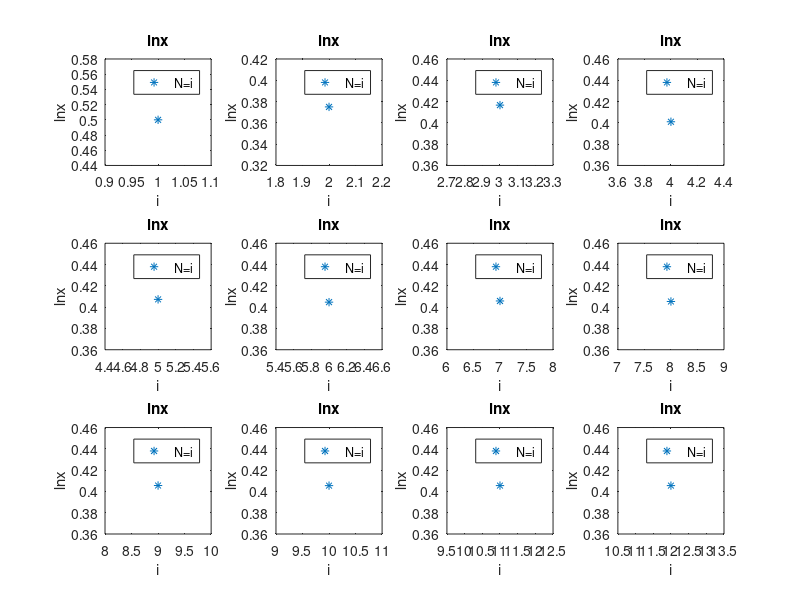

MATLAB code to generate this figure:
%% Q1
clear
clc
t=0:.05:10;
y1=(sin(t)).*exp(-2.*t);
y2=cos(t).*exp(-0.5.*t);
plot(t,y1,"*")
hold on
plot(t,y2,"o")
title('y(t)=sin(t)e^{2t} vs y(t)=cos(t)e^{-0.5t}')
xlabel('t values')
ylabel('y(t)')
legend('sin(t)e^{-2t}','cos(t)e^{-0.5t}')
%% Q2
clear 
clc
n=0;
k=0;
while k<10
    if n^2>3000
        fprintf('%d\n ',n^2)
        k=k+1;

    end
    n=n+1;
end
% 3025
% 3136
% 3249
% 3364
% 3481
% 3600
% 3721
% 3844
% 3969
% 4096
%% Q3
clear 
clc
g=@(x) cos(x);

p0=0;
TOL=10^(-5);
N0=100;
i=1;
while i<=N0
    p=g(p0);
    plot(i,p,'.')
    hold on
   
    if abs(p-p0)<TOL
        fprintf('the procedure was successful: root is:%f \n',p)
        break
    end
    i=i+1;
    p0=p;
    if i==N0
        fprintf('the method failed after %d interations, the procedure was unsuccessful.\n ',i)
    end

end
title('the approximation of the root')
xlabel('the number of interation')
ylabel('the approximated value')

% the procedure was successful: root is:0.739082 



%% Q4
clear 
clc
n=1;
p=0;
x=1.5;
while true
    p=0;
    
    for i=1:n
    p=p+(-1)^(i+1)/i*(x-1)^i;
    subplot(3,4,i)
    plot(i,p,'*')
    title('lnx')
    xlabel('i')
    ylabel('lnx')
    legend('N=i')
    end
    if abs(0.40546511-p)<10^(-5)
    fprintf('the approximation needed %d terms and was: %f\n',n,p)
    break
    end

n=n+1;
end

% the approximation needed 12 terms and was: 0.405459
